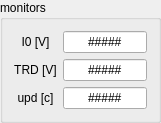
   <widget class="QGroupBox" name="groupBox_4">
    <property name="geometry">
     <rect>
      <x>680</x>
      <y>590</y>
      <width>161</width>
      <height>121</height>
     </rect>
    </property>
    <property name="styleSheet">
     <string notr="true"/>
    </property>
    <property name="title">
     <string>monitors</string>
    </property>
    <layout class="QGridLayout" name="gridLayout">
     <item row="3" column="0">
      <widget class="QLabel" name="label_19">
       <property name="text">
        <string>upd [c]</string>
       </property>
       <property name="alignment">
        <set>Qt::AlignCenter</set>
       </property>
      </widget>
     </item>
     <item row="0" column="0">
      <widget class="QLabel" name="label">
       <property name="text">
        <string>I0 [V]</string>
       </property>
       <property name="alignment">
        <set>Qt::AlignCenter</set>
       </property>
      </widget>
     </item>
     <item row="0" column="1">
      <widget class="caLineEdit" name="calineedit_39">
       <property name="sizePolicy">
        <sizepolicy hsizetype="Expanding" vsizetype="Expanding">
         <horstretch>0</horstretch>
         <verstretch>0</verstretch>
        </sizepolicy>
       </property>
       <property name="text">
        <string>#####</string>
       </property>
       <property name="alignment">
        <set>Qt::AlignCenter</set>
       </property>
       <property name="channel" stdset="0">
        <string notr="true">usxRIO:userAve2.VAL</string>
       </property>
       <property name="precision">
        <number>1</number>
       </property>
       <property name="precisionMode">
        <enum>caLineEdit::Channel</enum>
       </property>
      </widget>
     </item>
     <item row="1" column="0">
      <widget class="QLabel" name="label_2">
       <property name="text">
        <string>TRD [V]</string>
       </property>
       <property name="alignment">
        <set>Qt::AlignCenter</set>
       </property>
      </widget>
     </item>
     <item row="1" column="1">
      <widget class="caLineEdit" name="calineedit_29">
       <property name="sizePolicy">
        <sizepolicy hsizetype="Expanding" vsizetype="Expanding">
         <horstretch>0</horstretch>
         <verstretch>0</verstretch>
        </sizepolicy>
       </property>
       <property name="text">
        <string>#####</string>
       </property>
       <property name="alignment">
        <set>Qt::AlignCenter</set>
       </property>
       <property name="channel" stdset="0">
        <string notr="true">usxRIO:userAve1.VAL</string>
       </property>
       <property name="precision">
        <number>1</number>
       </property>
       <property name="precisionMode">
        <enum>caLineEdit::Channel</enum>
       </property>
      </widget>
     </item>
     <item row="3" column="1">
      <widget class="caLineEdit" name="calineedit_30">
       <property name="sizePolicy">
        <sizepolicy hsizetype="Expanding" vsizetype="Expanding">
         <horstretch>0</horstretch>
         <verstretch>0</verstretch>
        </sizepolicy>
       </property>
       <property name="text">
        <string>#####</string>
       </property>
       <property name="alignment">
        <set>Qt::AlignCenter</set>
       </property>
       <property name="channel" stdset="0">
        <string notr="true">usxLAX:vsc:c0_cts1.D</string>
       </property>
       <property name="precision">
        <number>0</number>
       </property>
       <property name="precisionMode">
        <enum>caLineEdit::Channel</enum>
       </property>
       <property name="formatType">
        <enum>caLineEdit::compact</enum>
       </property>
      </widget>
     </item>
    </layout>
   </widget>
